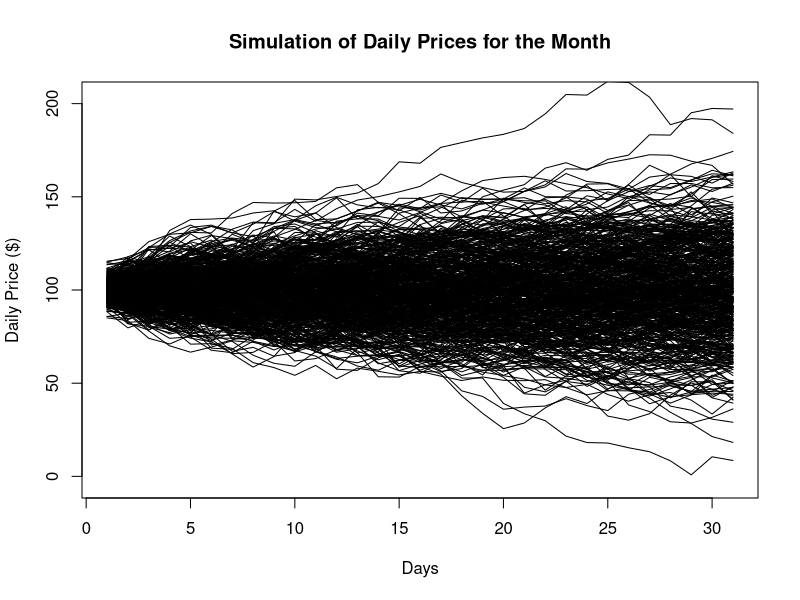
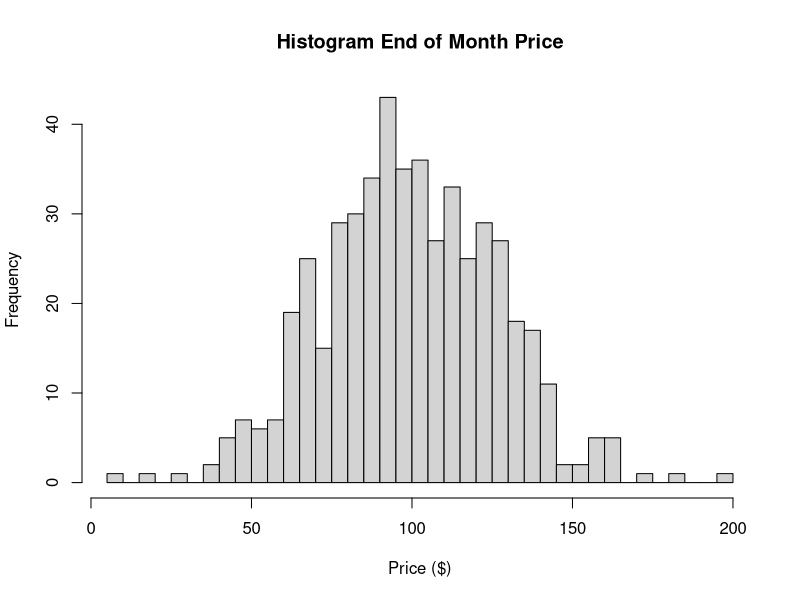
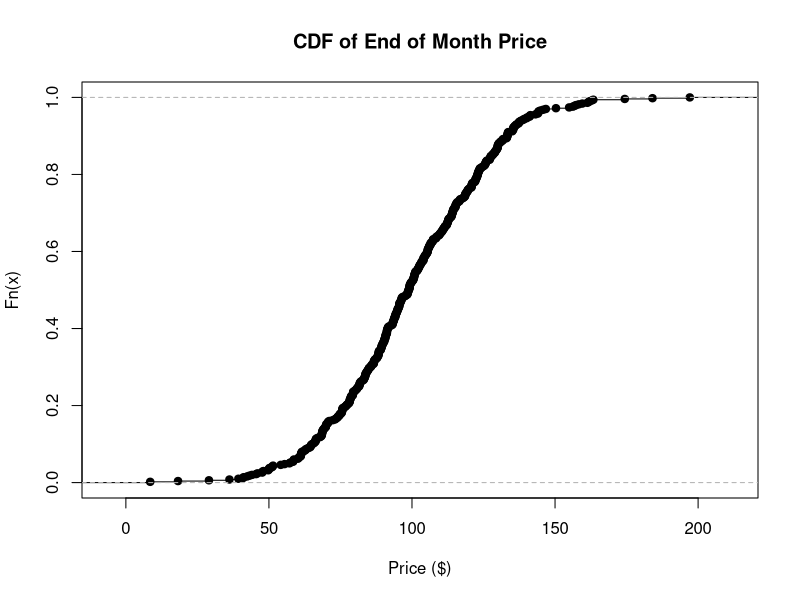

Source code (R) for these figures, in order:
## ---- chunk 1
library(ggplot2)
set.seed(5)

initialPrice = 100
dailyPlusMinus = 10
dailyDeviation = dailyPlusMinus/2 # assumes 2*sigma roughly approximates 95% range on normal dist.

#Note: This isn't the proper way to calculate a standard deviation - but we really have no information on how the +/- was calculated so it's the best you can do.

n = 31 #number of days in January
N = 500 #number of simulations

prices = matrix(ncol=N,nrow=n)
for(i in 1:N){
  prices[,i] = initialPrice + 
    cumsum(rnorm(n = n,mean = 0,sd = dailyDeviation))
}

steps = 1:nrow(prices)
yLimits = c(initialPrice-dailyDeviation*n/1.5,initialPrice+dailyDeviation*n/1.5)
plot(steps,prices[,1],type='l',ylim=yLimits,xlab='Days',ylab='Daily Price ($)',main='Simulation of Daily Prices for the Month')
for(i in 2:ncol(prices)){
  lines(prices[,i])
}
## ---- chunk 2
endOfMonthPrices = prices[n,]
hist(endOfMonthPrices,main='Histogram End of Month Price',xlab='Price ($)',30)
## ---- chunk 3
plot(ecdf(endOfMonthPrices),main='CDF of End of Month Price',xlab='Price ($)')
## ---- chunk 4
decis = c(0.01,0.05,0.10,0.25,0.33,0.5,0.66,0.75,0.90,0.95,0.99)
deciPrices = round(quantile(endOfMonthPrices,decis),0)
print(deciPrices)
